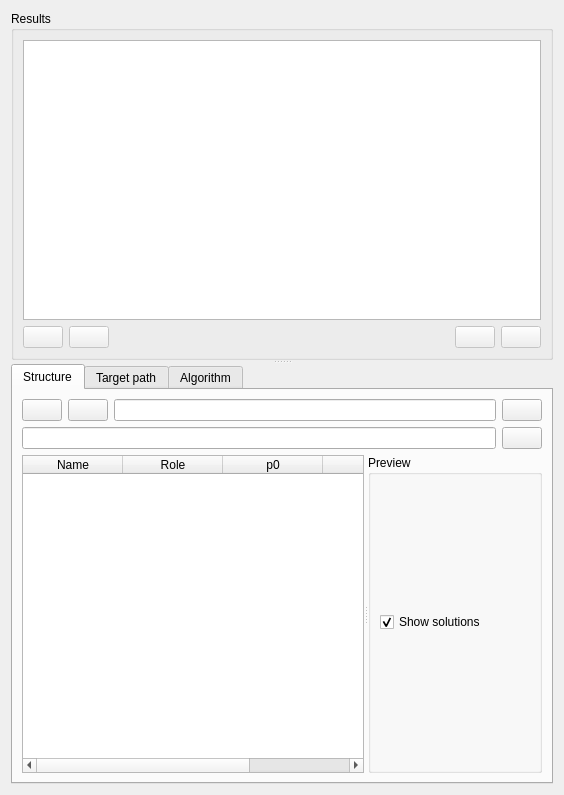
<?xml version="1.0" encoding="UTF-8"?>
<ui version="4.0">
 <class>Form</class>
 <widget class="QWidget" name="Form">
  <property name="geometry">
   <rect>
    <x>0</x>
    <y>0</y>
    <width>564</width>
    <height>795</height>
   </rect>
  </property>
  <property name="windowIcon">
   <iconset resource="../../icons.qrc">
    <normaloff>:/icons/dimensional_synthesis.png</normaloff>:/icons/dimensional_synthesis.png</iconset>
  </property>
  <layout class="QVBoxLayout" name="verticalLayout_4">
   <item>
    <widget class="QSplitter" name="main_splitter">
     <property name="orientation">
      <enum>Qt::Vertical</enum>
     </property>
     <widget class="QGroupBox" name="verticalGroupBox">
      <property name="title">
       <string>Results</string>
      </property>
      <layout class="QHBoxLayout" name="horizontalLayout_6">
       <item>
        <layout class="QVBoxLayout" name="verticalLayout_13">
         <item>
          <widget class="QListWidget" name="result_list">
           <property name="verticalScrollBarPolicy">
            <enum>Qt::ScrollBarAsNeeded</enum>
           </property>
           <property name="horizontalScrollBarPolicy">
            <enum>Qt::ScrollBarAlwaysOff</enum>
           </property>
          </widget>
         </item>
         <item>
          <layout class="QHBoxLayout" name="horizontalLayout_10">
           <item>
            <widget class="QPushButton" name="result_load_settings">
             <property name="enabled">
              <bool>false</bool>
             </property>
             <property name="statusTip">
              <string>Load the setting of this result.</string>
             </property>
             <property name="icon">
              <iconset resource="../../icons.qrc">
               <normaloff>:/icons/data_update.png</normaloff>:/icons/data_update.png</iconset>
             </property>
            </widget>
           </item>
           <item>
            <widget class="QPushButton" name="result_clipboard">
             <property name="enabled">
              <bool>false</bool>
             </property>
             <property name="icon">
              <iconset resource="../../icons.qrc">
               <normaloff>:/icons/copy.png</normaloff>:/icons/copy.png</iconset>
             </property>
            </widget>
           </item>
           <item>
            <spacer name="horizontalSpacer">
             <property name="orientation">
              <enum>Qt::Horizontal</enum>
             </property>
             <property name="sizeHint" stdset="0">
              <size>
               <width>40</width>
               <height>20</height>
              </size>
             </property>
            </spacer>
           </item>
           <item>
            <widget class="QPushButton" name="delete_button">
             <property name="enabled">
              <bool>false</bool>
             </property>
             <property name="statusTip">
              <string>Delete this result.</string>
             </property>
             <property name="icon">
              <iconset resource="../../icons.qrc">
               <normaloff>:/icons/delete.png</normaloff>:/icons/delete.png</iconset>
             </property>
            </widget>
           </item>
           <item>
            <widget class="QPushButton" name="merge_button">
             <property name="enabled">
              <bool>false</bool>
             </property>
             <property name="statusTip">
              <string>Merge this result to canvas.</string>
             </property>
             <property name="icon">
              <iconset resource="../../icons.qrc">
               <normaloff>:/icons/merge.png</normaloff>:/icons/merge.png</iconset>
             </property>
            </widget>
           </item>
          </layout>
         </item>
        </layout>
       </item>
      </layout>
     </widget>
     <widget class="QTabWidget" name="options_tab">
      <property name="currentIndex">
       <number>0</number>
      </property>
      <widget class="QWidget" name="structure">
       <attribute name="icon">
        <iconset resource="../../icons.qrc">
         <normaloff>:/icons/structure.png</normaloff>:/icons/structure.png</iconset>
       </attribute>
       <attribute name="title">
        <string>Structure</string>
       </attribute>
       <layout class="QVBoxLayout" name="verticalLayout_6">
        <item>
         <layout class="QHBoxLayout" name="horizontalLayout_7">
          <item>
           <widget class="QPushButton" name="load_profile">
            <property name="statusTip">
             <string>Load profile from triangular iteration database.</string>
            </property>
            <property name="icon">
             <iconset resource="../../icons.qrc">
              <normaloff>:/icons/collections.png</normaloff>:/icons/collections.png</iconset>
            </property>
           </widget>
          </item>
          <item>
           <widget class="QPushButton" name="save_profile">
            <property name="statusTip">
             <string>Save the structure profile back to the database.</string>
            </property>
            <property name="icon">
             <iconset resource="../../icons.qrc">
              <normaloff>:/icons/save_file.png</normaloff>:/icons/save_file.png</iconset>
            </property>
           </widget>
          </item>
          <item>
           <widget class="QLineEdit" name="profile_name">
            <property name="readOnly">
             <bool>true</bool>
            </property>
           </widget>
          </item>
          <item>
           <widget class="QPushButton" name="clear_button">
            <property name="statusTip">
             <string>Clear the current profile and settings.</string>
            </property>
            <property name="icon">
             <iconset resource="../../icons.qrc">
              <normaloff>:/icons/clean.png</normaloff>:/icons/clean.png</iconset>
            </property>
           </widget>
          </item>
         </layout>
        </item>
        <item>
         <layout class="QHBoxLayout" name="horizontalLayout_17">
          <item>
           <widget class="QLineEdit" name="expression_string">
            <property name="readOnly">
             <bool>true</bool>
            </property>
           </widget>
          </item>
          <item>
           <widget class="QPushButton" name="expr_copy">
            <property name="icon">
             <iconset resource="../../icons.qrc">
              <normaloff>:/icons/copy.png</normaloff>:/icons/copy.png</iconset>
            </property>
           </widget>
          </item>
         </layout>
        </item>
        <item>
         <widget class="QSplitter" name="up_splitter">
          <property name="sizePolicy">
           <sizepolicy hsizetype="Expanding" vsizetype="Expanding">
            <horstretch>0</horstretch>
            <verstretch>0</verstretch>
           </sizepolicy>
          </property>
          <property name="orientation">
           <enum>Qt::Horizontal</enum>
          </property>
          <widget class="QTableWidget" name="parameter_list">
           <property name="statusTip">
            <string>All the joints of grounded link will show here.</string>
           </property>
           <property name="selectionBehavior">
            <enum>QAbstractItemView::SelectRows</enum>
           </property>
           <property name="verticalScrollMode">
            <enum>QAbstractItemView::ScrollPerPixel</enum>
           </property>
           <property name="horizontalScrollMode">
            <enum>QAbstractItemView::ScrollPerPixel</enum>
           </property>
           <column>
            <property name="text">
             <string>Name</string>
            </property>
           </column>
           <column>
            <property name="text">
             <string>Role</string>
            </property>
           </column>
           <column>
            <property name="text">
             <string>p0</string>
            </property>
           </column>
           <column>
            <property name="text">
             <string>p1</string>
            </property>
           </column>
           <column>
            <property name="text">
             <string>Range</string>
            </property>
           </column>
          </widget>
          <widget class="QGroupBox" name="preview_box">
           <property name="title">
            <string>Preview</string>
           </property>
           <layout class="QVBoxLayout" name="preview_layout">
            <item>
             <widget class="QCheckBox" name="show_solutions">
              <property name="text">
               <string>Show solutions</string>
              </property>
              <property name="checked">
               <bool>true</bool>
              </property>
             </widget>
            </item>
           </layout>
          </widget>
         </widget>
        </item>
       </layout>
      </widget>
      <widget class="QWidget" name="target_path">
       <attribute name="icon">
        <iconset resource="../../icons.qrc">
         <normaloff>:/icons/dimensional_synthesis.png</normaloff>:/icons/dimensional_synthesis.png</iconset>
       </attribute>
       <attribute name="title">
        <string>Target path</string>
       </attribute>
       <layout class="QVBoxLayout" name="verticalLayout_5">
        <item>
         <widget class="QSplitter" name="down_splitter">
          <property name="sizePolicy">
           <sizepolicy hsizetype="Preferred" vsizetype="Expanding">
            <horstretch>0</horstretch>
            <verstretch>0</verstretch>
           </sizepolicy>
          </property>
          <property name="orientation">
           <enum>Qt::Horizontal</enum>
          </property>
          <widget class="QListWidget" name="target_points"/>
          <widget class="QWidget" name="layoutWidget">
           <layout class="QVBoxLayout" name="verticalLayout_2">
            <property name="spacing">
             <number>3</number>
            </property>
            <item>
             <layout class="QHBoxLayout" name="horizontalLayout_5">
              <item>
               <layout class="QVBoxLayout" name="verticalLayout_8">
                <item>
                 <layout class="QHBoxLayout" name="horizontalLayout_2">
                  <item>
                   <widget class="QLabel" name="point_num">
                    <property name="text">
                     <string>&lt;html&gt;&lt;head/&gt;&lt;body&gt;&lt;p&gt;&lt;span style=&quot; font-size:12pt; color:#00aa00;&quot;&gt;0&lt;/span&gt;&lt;/p&gt;&lt;/body&gt;&lt;/html&gt;</string>
                    </property>
                    <property name="alignment">
                     <set>Qt::AlignLeading|Qt::AlignLeft|Qt::AlignTop</set>
                    </property>
                   </widget>
                  </item>
                  <item>
                   <spacer name="horizontalSpacer_7">
                    <property name="orientation">
                     <enum>Qt::Horizontal</enum>
                    </property>
                    <property name="sizeHint" stdset="0">
                     <size>
                      <width>40</width>
                      <height>20</height>
                     </size>
                    </property>
                   </spacer>
                  </item>
                  <item>
                   <widget class="QPushButton" name="path_paste">
                    <property name="statusTip">
                     <string>Past path data from string format.</string>
                    </property>
                    <property name="icon">
                     <iconset resource="../../icons.qrc">
                      <normaloff>:/icons/paste.png</normaloff>:/icons/paste.png</iconset>
                    </property>
                   </widget>
                  </item>
                  <item>
                   <widget class="QPushButton" name="path_copy">
                    <property name="statusTip">
                     <string>Copy the path data as a string.</string>
                    </property>
                    <property name="icon">
                     <iconset resource="../../icons.qrc">
                      <normaloff>:/icons/copy.png</normaloff>:/icons/copy.png</iconset>
                    </property>
                   </widget>
                  </item>
                  <item>
                   <widget class="QPushButton" name="path_clear">
                    <property name="statusTip">
                     <string>Clear all points.</string>
                    </property>
                    <property name="icon">
                     <iconset resource="../../icons.qrc">
                      <normaloff>:/icons/clean.png</normaloff>:/icons/clean.png</iconset>
                    </property>
                    <property name="autoDefault">
                     <bool>false</bool>
                    </property>
                   </widget>
                  </item>
                 </layout>
                </item>
                <item>
                 <widget class="QListWidget" name="path_list"/>
                </item>
                <item>
                 <layout class="QHBoxLayout" name="horizontalLayout_8">
                  <item>
                   <widget class="QPushButton" name="point_up">
                    <property name="statusTip">
                     <string>Move the point up.</string>
                    </property>
                    <property name="icon">
                     <iconset resource="../../icons.qrc">
                      <normaloff>:/icons/arrow_up.png</normaloff>:/icons/arrow_up.png</iconset>
                    </property>
                   </widget>
                  </item>
                  <item>
                   <widget class="QPushButton" name="point_down">
                    <property name="statusTip">
                     <string>Move the point down.</string>
                    </property>
                    <property name="icon">
                     <iconset resource="../../icons.qrc">
                      <normaloff>:/icons/arrow_down.png</normaloff>:/icons/arrow_down.png</iconset>
                    </property>
                   </widget>
                  </item>
                  <item>
                   <spacer name="horizontalSpacer_15">
                    <property name="orientation">
                     <enum>Qt::Horizontal</enum>
                    </property>
                    <property name="sizeHint" stdset="0">
                     <size>
                      <width>40</width>
                      <height>20</height>
                     </size>
                    </property>
                   </spacer>
                  </item>
                  <item>
                   <widget class="QPushButton" name="point_delete">
                    <property name="statusTip">
                     <string>Remove the point.</string>
                    </property>
                    <property name="icon">
                     <iconset resource="../../icons.qrc">
                      <normaloff>:/icons/delete.png</normaloff>:/icons/delete.png</iconset>
                    </property>
                   </widget>
                  </item>
                  <item>
                   <widget class="QPushButton" name="close_path">
                    <property name="statusTip">
                     <string>Close the path.</string>
                    </property>
                    <property name="icon">
                     <iconset resource="../../icons.qrc">
                      <normaloff>:/icons/free_move_off.png</normaloff>:/icons/free_move_off.png</iconset>
                    </property>
                   </widget>
                  </item>
                  <item>
                   <widget class="QPushButton" name="edit_target_point_button">
                    <property name="statusTip">
                     <string>User can edit target point immediately.</string>
                    </property>
                    <property name="icon">
                     <iconset resource="../../icons.qrc">
                      <normaloff>:/icons/translate.png</normaloff>:/icons/translate.png</iconset>
                    </property>
                    <property name="checkable">
                     <bool>true</bool>
                    </property>
                    <property name="checked">
                     <bool>true</bool>
                    </property>
                   </widget>
                  </item>
                 </layout>
                </item>
               </layout>
              </item>
              <item>
               <layout class="QVBoxLayout" name="verticalLayout_3">
                <item>
                 <widget class="QPushButton" name="save_path_button">
                  <property name="statusTip">
                   <string>Save current path as csv file.</string>
                  </property>
                  <property name="icon">
                   <iconset resource="../../icons.qrc">
                    <normaloff>:/icons/save_file.png</normaloff>:/icons/save_file.png</iconset>
                  </property>
                  <property name="iconSize">
                   <size>
                    <width>40</width>
                    <height>40</height>
                   </size>
                  </property>
                 </widget>
                </item>
                <item>
                 <widget class="QPushButton" name="import_csv_button">
                  <property name="statusTip">
                   <string>Import path from CSV format.</string>
                  </property>
                  <property name="text">
                   <string/>
                  </property>
                  <property name="icon">
                   <iconset resource="../../icons.qrc">
                    <normaloff>:/icons/loadfile.png</normaloff>:/icons/loadfile.png</iconset>
                  </property>
                  <property name="iconSize">
                   <size>
                    <width>40</width>
                    <height>40</height>
                   </size>
                  </property>
                 </widget>
                </item>
                <item>
                 <widget class="QPushButton" name="import_xlsx_button">
                  <property name="statusTip">
                   <string>Import path from Microsoft Excel format.</string>
                  </property>
                  <property name="text">
                   <string/>
                  </property>
                  <property name="icon">
                   <iconset resource="../../icons.qrc">
                    <normaloff>:/icons/excel.png</normaloff>:/icons/excel.png</iconset>
                  </property>
                  <property name="iconSize">
                   <size>
                    <width>40</width>
                    <height>40</height>
                   </size>
                  </property>
                 </widget>
                </item>
                <item>
                 <widget class="Line" name="line">
                  <property name="orientation">
                   <enum>Qt::Horizontal</enum>
                  </property>
                 </widget>
                </item>
                <item>
                 <widget class="QPushButton" name="edit_path_button">
                  <property name="statusTip">
                   <string>Edit the target path.</string>
                  </property>
                  <property name="icon">
                   <iconset resource="../../icons.qrc">
                    <normaloff>:/icons/formula.png</normaloff>:/icons/formula.png</iconset>
                  </property>
                  <property name="iconSize">
                   <size>
                    <width>40</width>
                    <height>40</height>
                   </size>
                  </property>
                 </widget>
                </item>
                <item>
                 <widget class="QPushButton" name="efd_button">
                  <property name="statusTip">
                   <string>Using Elliptical Fourier Descriptor to regenerate the path.</string>
                  </property>
                  <property name="icon">
                   <iconset resource="../../icons.qrc">
                    <normaloff>:/icons/efd.png</normaloff>:/icons/efd.png</iconset>
                  </property>
                  <property name="iconSize">
                   <size>
                    <width>40</width>
                    <height>40</height>
                   </size>
                  </property>
                 </widget>
                </item>
                <item>
                 <spacer name="verticalSpacer_3">
                  <property name="orientation">
                   <enum>Qt::Vertical</enum>
                  </property>
                  <property name="sizeHint" stdset="0">
                   <size>
                    <width>20</width>
                    <height>40</height>
                   </size>
                  </property>
                 </spacer>
                </item>
               </layout>
              </item>
             </layout>
            </item>
           </layout>
          </widget>
         </widget>
        </item>
        <item>
         <widget class="QLabel" name="target_label">
          <property name="text">
           <string>&lt;html&gt;&lt;head/&gt;&lt;body&gt;&lt;p&gt;&lt;span style=&quot; color:#ff0000;&quot;&gt;※ Use &amp;quot;Alt + left button&amp;quot; or &amp;quot;context menu of canvas&amp;quot; to add the path points.&lt;/span&gt;&lt;/p&gt;&lt;/body&gt;&lt;/html&gt;</string>
          </property>
          <property name="wordWrap">
           <bool>true</bool>
          </property>
         </widget>
        </item>
       </layout>
      </widget>
      <widget class="QWidget" name="algorithm">
       <attribute name="icon">
        <iconset resource="../../icons.qrc">
         <normaloff>:/icons/synthesis.png</normaloff>:/icons/synthesis.png</iconset>
       </attribute>
       <attribute name="title">
        <string>Algorithm</string>
       </attribute>
       <layout class="QVBoxLayout" name="verticalLayout">
        <item>
         <widget class="QRadioButton" name="type0">
          <property name="text">
           <string>Real-coded Genetic Algorithm</string>
          </property>
          <property name="checked">
           <bool>false</bool>
          </property>
         </widget>
        </item>
        <item>
         <widget class="QRadioButton" name="type1">
          <property name="text">
           <string>Firefly Algorithm</string>
          </property>
         </widget>
        </item>
        <item>
         <widget class="QRadioButton" name="type2">
          <property name="text">
           <string>Differential Evolution</string>
          </property>
          <property name="checked">
           <bool>true</bool>
          </property>
         </widget>
        </item>
        <item>
         <widget class="QPushButton" name="advance_button">
          <property name="statusTip">
           <string>More algorithm settings.</string>
          </property>
          <property name="text">
           <string>Advance ...</string>
          </property>
          <property name="icon">
           <iconset resource="../../icons.qrc">
            <normaloff>:/icons/properties.png</normaloff>:/icons/properties.png</iconset>
          </property>
         </widget>
        </item>
        <item>
         <spacer name="verticalSpacer">
          <property name="orientation">
           <enum>Qt::Vertical</enum>
          </property>
          <property name="sizeHint" stdset="0">
           <size>
            <width>20</width>
            <height>40</height>
           </size>
          </property>
         </spacer>
        </item>
        <item>
         <layout class="QHBoxLayout" name="horizontalLayout">
          <item>
           <widget class="QLabel" name="label_7">
            <property name="text">
             <string>Time spent:</string>
            </property>
           </widget>
          </item>
          <item>
           <spacer name="horizontalSpacer_2">
            <property name="orientation">
             <enum>Qt::Horizontal</enum>
            </property>
            <property name="sizeHint" stdset="0">
             <size>
              <width>40</width>
              <height>20</height>
             </size>
            </property>
           </spacer>
          </item>
          <item>
           <widget class="QLabel" name="timeShow">
            <property name="text">
             <string>&lt;html&gt;&lt;head/&gt;&lt;body&gt;&lt;p&gt;&lt;span style=&quot; font-size:16pt;&quot;&gt;[N/A]&lt;/span&gt;&lt;/p&gt;&lt;/body&gt;&lt;/html&gt;</string>
            </property>
           </widget>
          </item>
         </layout>
        </item>
        <item>
         <widget class="QPushButton" name="synthesis_button">
          <property name="enabled">
           <bool>false</bool>
          </property>
          <property name="minimumSize">
           <size>
            <width>120</width>
            <height>0</height>
           </size>
          </property>
          <property name="statusTip">
           <string>Start dimesional synthesis.</string>
          </property>
          <property name="text">
           <string>Synthesis</string>
          </property>
          <property name="icon">
           <iconset resource="../../icons.qrc">
            <normaloff>:/icons/play.png</normaloff>:/icons/play.png</iconset>
          </property>
          <property name="autoDefault">
           <bool>true</bool>
          </property>
         </widget>
        </item>
       </layout>
      </widget>
     </widget>
    </widget>
   </item>
  </layout>
 </widget>
 <resources>
  <include location="../../icons.qrc"/>
 </resources>
 <connections/>
</ui>
